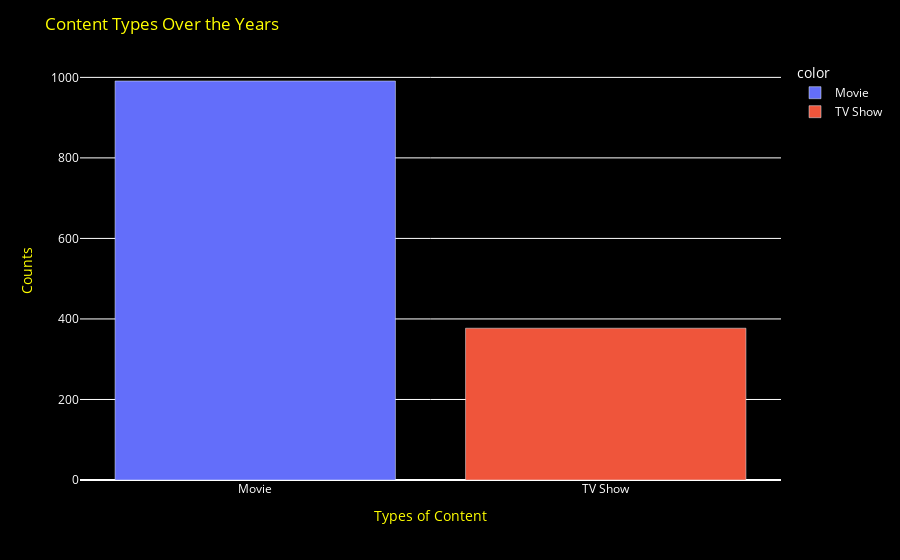

Write notebook code for a chart like this one.
### Code cell
fig = px.bar(x=df["type"].value_counts().index,
             y=df["type"].value_counts().values,
             color=df["type"].value_counts().index)
##
fig.update_layout(
    title={
        'text': "Content Types Over the Years",
        'font': {'color': 'yellow'}
    },
    
    xaxis_title={
        'text': "Types of Content",
        'font': {'color': 'yellow'}
    },
    
    yaxis_title={
        'text': "Counts",
        'font': {'color':'yellow'}
    },
    
    plot_bgcolor='rgba(0,0,0,0)',
    paper_bgcolor='black',
    font=dict(color='white')
)


fig.show()

### Figure 1 — Plotly figure (JSON) as saved in the notebook; plotly's stock layout.template omitted (floating-point values rounded to 4 significant figures)
{"data": [{"alignmentgroup": "True", "hovertemplate": "color=Movie<br>x=%{x}<br>y=%{y}<extra></extra>", "legendgroup": "Movie", "marker": {"color": "#636efa", "pattern": {"shape": ""}}, "name": "Movie", "offsetgroup": "Movie", "orientation": "v", "showlegend": true, "textposition": "auto", "type": "bar", "x": ["Movie"], "xaxis": "x", "y": [991], "yaxis": "y"}, {"alignmentgroup": "True", "hovertemplate": "color=TV Show<br>x=%{x}<br>y=%{y}<extra></extra>", "legendgroup": "TV Show", "marker": {"color": "#EF553B", "pattern": {"shape": ""}}, "name": "TV Show", "offsetgroup": "TV Show", "orientation": "v", "showlegend": true, "textposition": "auto", "type": "bar", "x": ["TV Show"], "xaxis": "x", "y": [377], "yaxis": "y"}], "layout": {"barmode": "relative", "font": {"color": "white"}, "legend": {"title": {"text": "color"}, "tracegroupgap": 0}, "margin": {"t": 60}, "paper_bgcolor": "black", "plot_bgcolor": "rgba(0,0,0,0)", "title": {"font": {"color": "yellow"}, "text": "Content Types Over the Years"}, "xaxis": {"anchor": "y", "domain": [0, 1], "title": {"font": {"color": "yellow"}, "text": "Types of Content"}}, "yaxis": {"anchor": "x", "domain": [0, 1], "title": {"font": {"color": "yellow"}, "text": "Counts"}}}}
